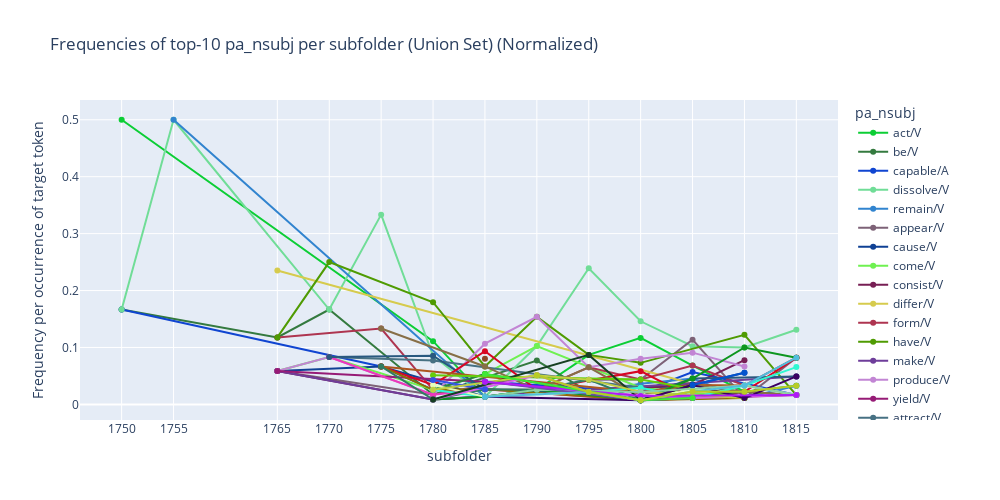

Notebook cell for this chart:
### Code cell
# Bar chart (absolute freq)
plot_freq_top_union_sfillers_by_period(slot_df_path, 
                              slot_type=slot_type,
                              top_n=10,
                              normalized=True, # Normalised or Raw count
                              time_col='subfolder',
                              )

### Figure 1 — Plotly figure (JSON) as saved in the notebook; plotly's stock layout.template omitted (floating-point values rounded to 4 significant figures)
{"data": [{"hovertemplate": "pa_nsubj=act/V<br>subfolder=%{x}<br>Frequency per occurrence of target token=%{y}<extra></extra>", "legendgroup": "act/V", "line": {"color": "#0cce35", "dash": "solid"}, "marker": {"symbol": "circle"}, "mode": "lines+markers", "name": "act/V", "orientation": "v", "showlegend": true, "type": "scatter", "x": [1750, 1780, 1785, 1790, 1795, 1800, 1805, 1810, 1815], "xaxis": "x", "y": [0.5, 0.1111, 0.01333, 0.02564, 0.08696, 0.1168, 0.06818, 0.02222, 0.03279], "yaxis": "y"}, {"hovertemplate": "pa_nsubj=be/V<br>subfolder=%{x}<br>Frequency per occurrence of target token=%{y}<extra></extra>", "legendgroup": "be/V", "line": {"color": "#347a3f", "dash": "solid"}, "marker": {"symbol": "circle"}, "mode": "lines+markers", "name": "be/V", "orientation": "v", "showlegend": true, "type": "scatter", "x": [1750, 1765, 1770, 1780, 1790, 1795, 1800, 1805, 1810], "xaxis": "x", "y": [0.1667, 0.1176, 0.1667, 0.01709, 0.07692, 0.02174, 0.007299, 0.01136, 0.02222], "yaxis": "y"}, {"hovertemplate": "pa_nsubj=capable/A<br>subfolder=%{x}<br>Frequency per occurrence of target token=%{y}<extra></extra>", "legendgroup": "capable/A", "line": {"color": "#1045d1", "dash": "solid"}, "marker": {"symbol": "circle"}, "mode": "lines+markers", "name": "capable/A", "orientation": "v", "showlegend": true, "type": "scatter", "x": [1750, 1775, 1780, 1785, 1800, 1805, 1815], "xaxis": "x", "y": [0.1667, 0.06667, 0.02564, 0.04, 0.0219, 0.05682, 0.01639], "yaxis": "y"}, {"hovertemplate": "pa_nsubj=dissolve/V<br>subfolder=%{x}<br>Frequency per occurrence of target token=%{y}<extra></extra>", "legendgroup": "dissolve/V", "line": {"color": "#70dd97", "dash": "solid"}, "marker": {"symbol": "circle"}, "mode": "lines+markers", "name": "dissolve/V", "orientation": "v", "showlegend": true, "type": "scatter", "x": [1750, 1755, 1770, 1775, 1780, 1785, 1790, 1795, 1800, 1805, 1810, 1815], "xaxis": "x", "y": [0.1667, 0.5, 0.1667, 0.3333, 0.08547, 0.01333, 0.1026, 0.2391, 0.146, 0.1023, 0.1, 0.1311], "yaxis": "y"}, {"hovertemplate": "pa_nsubj=remain/V<br>subfolder=%{x}<br>Frequency per occurrence of target token=%{y}<extra></extra>", "legendgroup": "remain/V", "line": {"color": "#3184cf", "dash": "solid"}, "marker": {"symbol": "circle"}, "mode": "lines+markers", "name": "remain/V", "orientation": "v", "showlegend": true, "type": "scatter", "x": [1755, 1785, 1790, 1795, 1800, 1805, 1810, 1815], "xaxis": "x", "y": [0.5, 0.01333, 0.02564, 0.02174, 0.0365, 0.04545, 0.01111, 0.03279], "yaxis": "y"}, {"hovertemplate": "pa_nsubj=appear/V<br>subfolder=%{x}<br>Frequency per occurrence of target token=%{y}<extra></extra>", "legendgroup": "appear/V", "line": {"color": "#7d6277", "dash": "solid"}, "marker": {"symbol": "circle"}, "mode": "lines+markers", "name": "appear/V", "orientation": "v", "showlegend": true, "type": "scatter", "x": [1765, 1780, 1790, 1795, 1800, 1805, 1810, 1815], "xaxis": "x", "y": [0.05882, 0.01709, 0.05128, 0.04348, 0.0438, 0.1136, 0.01111, 0.08197], "yaxis": "y"}, {"hovertemplate": "pa_nsubj=cause/V<br>subfolder=%{x}<br>Frequency per occurrence of target token=%{y}<extra></extra>", "legendgroup": "cause/V", "line": {"color": "#0f4194", "dash": "solid"}, "marker": {"symbol": "circle"}, "mode": "lines+markers", "name": "cause/V", "orientation": "v", "showlegend": true, "type": "scatter", "x": [1765, 1775, 1785, 1805, 1810], "xaxis": "x", "y": [0.05882, 0.06667, 0.01333, 0.03409, 0.05556], "yaxis": "y"}, {"hovertemplate": "pa_nsubj=come/V<br>subfolder=%{x}<br>Frequency per occurrence of target token=%{y}<extra></extra>", "legendgroup": "come/V", "line": {"color": "#6ff151", "dash": "solid"}, "marker": {"symbol": "circle"}, "mode": "lines+markers", "name": "come/V", "orientation": "v", "showlegend": true, "type": "scatter", "x": [1765, 1770, 1780, 1785, 1790, 1800, 1810], "xaxis": "x", "y": [0.05882, 0.08333, 0.02564, 0.05333, 0.1026, 0.0292, 0.01111], "yaxis": "y"}, {"hovertemplate": "pa_nsubj=consist/V<br>subfolder=%{x}<br>Frequency per occurrence of target token=%{y}<extra></extra>", "legendgroup": "consist/V", "line": {"color": "#771f54", "dash": "solid"}, "marker": {"symbol": "circle"}, "mode": "lines+markers", "name": "consist/V", "orientation": "v", "showlegend": true, "type": "scatter", "x": [1765, 1780, 1800, 1805, 1810], "xaxis": "x", "y": [0.05882, 0.008547, 0.0292, 0.03409, 0.07778], "yaxis": "y"}, {"hovertemplate": "pa_nsubj=differ/V<br>subfolder=%{x}<br>Frequency per occurrence of target token=%{y}<extra></extra>", "legendgroup": "differ/V", "line": {"color": "#d6cb4d", "dash": "solid"}, "marker": {"symbol": "circle"}, "mode": "lines+markers", "name": "differ/V", "orientation": "v", "showlegend": true, "type": "scatter", "x": [1765, 1810], "xaxis": "x", "y": [0.2353, 0.01111], "yaxis": "y"}, {"hovertemplate": "pa_nsubj=form/V<br>subfolder=%{x}<br>Frequency per occurrence of target token=%{y}<extra></extra>", "legendgroup": "form/V", "line": {"color": "#ae3550", "dash": "solid"}, "marker": {"symbol": "circle"}, "mode": "lines+markers", "name": "form/V", "orientation": "v", "showlegend": true, "type": "scatter", "x": [1765, 1775, 1780, 1790, 1795, 1800, 1805, 1810, 1815], "xaxis": "x", "y": [0.1176, 0.1333, 0.02564, 0.02564, 0.06522, 0.0438, 0.06818, 0.03333, 0.08197], "yaxis": "y"}, {"hovertemplate": "pa_nsubj=have/V<br>subfolder=%{x}<br>Frequency per occurrence of target token=%{y}<extra></extra>", "legendgroup": "have/V", "line": {"color": "#4f9b02", "dash": "solid"}, "marker": {"symbol": "circle"}, "mode": "lines+markers", "name": "have/V", "orientation": "v", "showlegend": true, "type": "scatter", "x": [1765, 1770, 1780, 1785, 1790, 1795, 1800, 1810, 1815], "xaxis": "x", "y": [0.1176, 0.25, 0.1795, 0.06667, 0.1538, 0.08696, 0.07299, 0.1222, 0.01639], "yaxis": "y"}, {"hovertemplate": "pa_nsubj=make/V<br>subfolder=%{x}<br>Frequency per occurrence of target token=%{y}<extra></extra>", "legendgroup": "make/V", "line": {"color": "#6e3d9a", "dash": "solid"}, "marker": {"symbol": "circle"}, "mode": "lines+markers", "name": "make/V", "orientation": "v", "showlegend": true, "type": "scatter", "x": [1765, 1780, 1815], "xaxis": "x", "y": [0.05882, 0.008547, 0.04918], "yaxis": "y"}, {"hovertemplate": "pa_nsubj=produce/V<br>subfolder=%{x}<br>Frequency per occurrence of target token=%{y}<extra></extra>", "legendgroup": "produce/V", "line": {"color": "#c285d4", "dash": "solid"}, "marker": {"symbol": "circle"}, "mode": "lines+markers", "name": "produce/V", "orientation": "v", "showlegend": true, "type": "scatter", "x": [1765, 1770, 1780, 1785, 1790, 1795, 1800, 1805, 1810], "xaxis": "x", "y": [0.05882, 0.08333, 0.01709, 0.1067, 0.1538, 0.06522, 0.08029, 0.09091, 0.06667], "yaxis": "y"}, {"hovertemplate": "pa_nsubj=yield/V<br>subfolder=%{x}<br>Frequency per occurrence of target token=%{y}<extra></extra>", "legendgroup": "yield/V", "line": {"color": "#961b76", "dash": "solid"}, "marker": {"symbol": "circle"}, "mode": "lines+markers", "name": "yield/V", "orientation": "v", "showlegend": true, "type": "scatter", "x": [1765, 1785, 1795, 1800, 1815], "xaxis": "x", "y": [0.05882, 0.04, 0.02174, 0.007299, 0.01639], "yaxis": "y"}, {"hovertemplate": "pa_nsubj=attract/V<br>subfolder=%{x}<br>Frequency per occurrence of target token=%{y}<extra></extra>", "legendgroup": "attract/V", "line": {"color": "#477183", "dash": "solid"}, "marker": {"symbol": "circle"}, "mode": "lines+markers", "name": "attract/V", "orientation": "v", "showlegend": true, "type": "scatter", "x": [1770, 1780, 1800], "xaxis": "x", "y": [0.08333, 0.07692, 0.0292], "yaxis": "y"}, {"hovertemplate": "pa_nsubj=state/N<br>subfolder=%{x}<br>Frequency per occurrence of target token=%{y}<extra></extra>", "legendgroup": "state/N", "line": {"color": "#eb39bc", "dash": "solid"}, "marker": {"symbol": "circle"}, "mode": "lines+markers", "name": "state/N", "orientation": "v", "showlegend": true, "type": "scatter", "x": [1770, 1780, 1785, 1800], "xaxis": "x", "y": [0.08333, 0.01709, 0.02667, 0.007299], "yaxis": "y"}, {"hovertemplate": "pa_nsubj=unite/V<br>subfolder=%{x}<br>Frequency per occurrence of target token=%{y}<extra></extra>", "legendgroup": "unite/V", "line": {"color": "#28587f", "dash": "solid"}, "marker": {"symbol": "circle"}, "mode": "lines+markers", "name": "unite/V", "orientation": "v", "showlegend": true, "type": "scatter", "x": [1770, 1780, 1785, 1800, 1805, 1815], "xaxis": "x", "y": [0.08333, 0.08547, 0.02667, 0.0146, 0.04545, 0.04918], "yaxis": "y"}, {"hovertemplate": "pa_nsubj=become/V<br>subfolder=%{x}<br>Frequency per occurrence of target token=%{y}<extra></extra>", "legendgroup": "become/V", "line": {"color": "#d80623", "dash": "solid"}, "marker": {"symbol": "circle"}, "mode": "lines+markers", "name": "become/V", "orientation": "v", "showlegend": true, "type": "scatter", "x": [1775, 1780, 1785, 1790, 1800, 1805, 1810, 1815], "xaxis": "x", "y": [0.06667, 0.03419, 0.09333, 0.02564, 0.05839, 0.01136, 0.02222, 0.08197], "yaxis": "y"}, {"hovertemplate": "pa_nsubj=enter/V<br>subfolder=%{x}<br>Frequency per occurrence of target token=%{y}<extra></extra>", "legendgroup": "enter/V", "line": {"color": "#8e6f03", "dash": "solid"}, "marker": {"symbol": "circle"}, "mode": "lines+markers", "name": "enter/V", "orientation": "v", "showlegend": true, "type": "scatter", "x": [1775, 1780, 1785, 1800, 1810], "xaxis": "x", "y": [0.06667, 0.02564, 0.02667, 0.007299, 0.01111], "yaxis": "y"}, {"hovertemplate": "pa_nsubj=pass/V<br>subfolder=%{x}<br>Frequency per occurrence of target token=%{y}<extra></extra>", "legendgroup": "pass/V", "line": {"color": "#ac561e", "dash": "solid"}, "marker": {"symbol": "circle"}, "mode": "lines+markers", "name": "pass/V", "orientation": "v", "showlegend": true, "type": "scatter", "x": [1775, 1800, 1805, 1810], "xaxis": "x", "y": [0.06667, 0.0219, 0.03409, 0.03333], "yaxis": "y"}, {"hovertemplate": "pa_nsubj=precipitate/V<br>subfolder=%{x}<br>Frequency per occurrence of target token=%{y}<extra></extra>", "legendgroup": "precipitate/V", "line": {"color": "#2f7c62", "dash": "solid"}, "marker": {"symbol": "circle"}, "mode": "lines+markers", "name": "precipitate/V", "orientation": "v", "showlegend": true, "type": "scatter", "x": [1775, 1780, 1785, 1790, 1795, 1800, 1810, 1815], "xaxis": "x", "y": [0.06667, 0.008547, 0.02667, 0.02564, 0.04348, 0.007299, 0.02222, 0.01639], "yaxis": "y"}, {"hovertemplate": "pa_nsubj=seem/V<br>subfolder=%{x}<br>Frequency per occurrence of target token=%{y}<extra></extra>", "legendgroup": "seem/V", "line": {"color": "#876f47", "dash": "solid"}, "marker": {"symbol": "circle"}, "mode": "lines+markers", "name": "seem/V", "orientation": "v", "showlegend": true, "type": "scatter", "x": [1775, 1785, 1790, 1795, 1800, 1805, 1810, 1815], "xaxis": "x", "y": [0.1333, 0.06667, 0.02564, 0.06522, 0.0146, 0.03409, 0.02222, 0.01639], "yaxis": "y"}, {"hovertemplate": "pa_nsubj=bear/V<br>subfolder=%{x}<br>Frequency per occurrence of target token=%{y}<extra></extra>", "legendgroup": "bear/V", "line": {"color": "#2c833f", "dash": "solid"}, "marker": {"symbol": "circle"}, "mode": "lines+markers", "name": "bear/V", "orientation": "v", "showlegend": true, "type": "scatter", "x": [1780, 1785, 1800, 1805], "xaxis": "x", "y": [0.02564, 0.05333, 0.007299, 0.01136], "yaxis": "y"}, {"hovertemplate": "pa_nsubj=combine/V<br>subfolder=%{x}<br>Frequency per occurrence of target token=%{y}<extra></extra>", "legendgroup": "combine/V", "line": {"color": "#2ff8d2", "dash": "solid"}, "marker": {"symbol": "circle"}, "mode": "lines+markers", "name": "combine/V", "orientation": "v", "showlegend": true, "type": "scatter", "x": [1780, 1785, 1795, 1800, 1805, 1810, 1815], "xaxis": "x", "y": [0.02564, 0.01333, 0.02174, 0.0292, 0.01136, 0.03333, 0.06557], "yaxis": "y"}, {"hovertemplate": "pa_nsubj=contain/V<br>subfolder=%{x}<br>Frequency per occurrence of target token=%{y}<extra></extra>", "legendgroup": "contain/V", "line": {"color": "#0d961f", "dash": "solid"}, "marker": {"symbol": "circle"}, "mode": "lines+markers", "name": "contain/V", "orientation": "v", "showlegend": true, "type": "scatter", "x": [1780, 1785, 1790, 1800, 1805, 1810, 1815], "xaxis": "x", "y": [0.008547, 0.01333, 0.02564, 0.007299, 0.04545, 0.1, 0.08197], "yaxis": "y"}, {"hovertemplate": "pa_nsubj=decompose/V<br>subfolder=%{x}<br>Frequency per occurrence of target token=%{y}<extra></extra>", "legendgroup": "decompose/V", "line": {"color": "#65ce0c", "dash": "solid"}, "marker": {"symbol": "circle"}, "mode": "lines+markers", "name": "decompose/V", "orientation": "v", "showlegend": true, "type": "scatter", "x": [1780, 1800, 1810], "xaxis": "x", "y": [0.05128, 0.0438, 0.01111], "yaxis": "y"}, {"hovertemplate": "pa_nsubj=do/A<br>subfolder=%{x}<br>Frequency per occurrence of target token=%{y}<extra></extra>", "legendgroup": "do/A", "line": {"color": "#e5feba", "dash": "solid"}, "marker": {"symbol": "circle"}, "mode": "lines+markers", "name": "do/A", "orientation": "v", "showlegend": true, "type": "scatter", "x": [1780, 1785, 1795, 1800, 1810, 1815], "xaxis": "x", "y": [0.03419, 0.01333, 0.02174, 0.0146, 0.03333, 0.01639], "yaxis": "y"}, {"hovertemplate": "pa_nsubj=extract/V<br>subfolder=%{x}<br>Frequency per occurrence of target token=%{y}<extra></extra>", "legendgroup": "extract/V", "line": {"color": "#d860ea", "dash": "solid"}, "marker": {"symbol": "circle"}, "mode": "lines+markers", "name": "extract/V", "orientation": "v", "showlegend": true, "type": "scatter", "x": [1780, 1790, 1795, 1805, 1815], "xaxis": "x", "y": [0.008547, 0.05128, 0.02174, 0.01136, 0.01639], "yaxis": "y"}, {"hovertemplate": "pa_nsubj=phlogisticated/A<br>subfolder=%{x}<br>Frequency per occurrence of target token=%{y}<extra></extra>", "legendgroup": "phlogisticated/A", "line": {"color": "#3454e7", "dash": "solid"}, "marker": {"symbol": "circle"}, "mode": "lines+markers", "name": "phlogisticated/A", "orientation": "v", "showlegend": true, "type": "scatter", "x": [1780, 1785], "xaxis": "x", "y": [0.04274, 0.02667], "yaxis": "y"}, {"hovertemplate": "pa_nsubj=separate/V<br>subfolder=%{x}<br>Frequency per occurrence of target token=%{y}<extra></extra>", "legendgroup": "separate/V", "line": {"color": "#163f22", "dash": "solid"}, "marker": {"symbol": "circle"}, "mode": "lines+markers", "name": "separate/V", "orientation": "v", "showlegend": true, "type": "scatter", "x": [1780, 1795, 1800, 1805], "xaxis": "x", "y": [0.008547, 0.08696, 0.007299, 0.03409], "yaxis": "y"}, {"hovertemplate": "pa_nsubj=take/V<br>subfolder=%{x}<br>Frequency per occurrence of target token=%{y}<extra></extra>", "legendgroup": "take/V", "line": {"color": "#c1cf42", "dash": "solid"}, "marker": {"symbol": "circle"}, "mode": "lines+markers", "name": "take/V", "orientation": "v", "showlegend": true, "type": "scatter", "x": [1780, 1790, 1795, 1800, 1810], "xaxis": "x", "y": [0.02564, 0.05128, 0.04348, 0.0219, 0.01111], "yaxis": "y"}, {"hovertemplate": "pa_nsubj=acid/N<br>subfolder=%{x}<br>Frequency per occurrence of target token=%{y}<extra></extra>", "legendgroup": "acid/N", "line": {"color": "#390062", "dash": "solid"}, "marker": {"symbol": "circle"}, "mode": "lines+markers", "name": "acid/N", "orientation": "v", "showlegend": true, "type": "scatter", "x": [1785, 1800, 1805, 1810, 1815], "xaxis": "x", "y": [0.01333, 0.007299, 0.03409, 0.01111, 0.04918], "yaxis": "y"}, {"hovertemplate": "pa_nsubj=afford/V<br>subfolder=%{x}<br>Frequency per occurrence of target token=%{y}<extra></extra>", "legendgroup": "afford/V", "line": {"color": "#8cd0a4", "dash": "solid"}, "marker": {"symbol": "circle"}, "mode": "lines+markers", "name": "afford/V", "orientation": "v", "showlegend": true, "type": "scatter", "x": [1785, 1790, 1800, 1810, 1815], "xaxis": "x", "y": [0.01333, 0.02564, 0.0219, 0.03333, 0.01639], "yaxis": "y"}, {"hovertemplate": "pa_nsubj=assume/V<br>subfolder=%{x}<br>Frequency per occurrence of target token=%{y}<extra></extra>", "legendgroup": "assume/V", "line": {"color": "#7248ad", "dash": "solid"}, "marker": {"symbol": "circle"}, "mode": "lines+markers", "name": "assume/V", "orientation": "v", "showlegend": true, "type": "scatter", "x": [1785, 1800, 1805], "xaxis": "x", "y": [0.04, 0.007299, 0.01136], "yaxis": "y"}, {"hovertemplate": "pa_nsubj=exist/V<br>subfolder=%{x}<br>Frequency per occurrence of target token=%{y}<extra></extra>", "legendgroup": "exist/V", "line": {"color": "#51bedd", "dash": "solid"}, "marker": {"symbol": "circle"}, "mode": "lines+markers", "name": "exist/V", "orientation": "v", "showlegend": true, "type": "scatter", "x": [1785, 1795, 1800, 1805, 1810, 1815], "xaxis": "x", "y": [0.01333, 0.02174, 0.007299, 0.02273, 0.03333, 0.08197], "yaxis": "y"}, {"hovertemplate": "pa_nsubj=freeze/V<br>subfolder=%{x}<br>Frequency per occurrence of target token=%{y}<extra></extra>", "legendgroup": "freeze/V", "line": {"color": "#8e4527", "dash": "solid"}, "marker": {"symbol": "circle"}, "mode": "lines+markers", "name": "freeze/V", "orientation": "v", "showlegend": true, "type": "scatter", "x": [1785], "xaxis": "x", "y": [0.08], "yaxis": "y"}, {"hovertemplate": "pa_nsubj=result/N<br>subfolder=%{x}<br>Frequency per occurrence of target token=%{y}<extra></extra>", "legendgroup": "result/N", "line": {"color": "#b01af6", "dash": "solid"}, "marker": {"symbol": "circle"}, "mode": "lines+markers", "name": "result/N", "orientation": "v", "showlegend": true, "type": "scatter", "x": [1785, 1800, 1815], "xaxis": "x", "y": [0.04, 0.0146, 0.01639], "yaxis": "y"}, {"hovertemplate": "pa_nsubj=strong/A<br>subfolder=%{x}<br>Frequency per occurrence of target token=%{y}<extra></extra>", "legendgroup": "strong/A", "line": {"color": "#3fe936", "dash": "solid"}, "marker": {"symbol": "circle"}, "mode": "lines+markers", "name": "strong/A", "orientation": "v", "showlegend": true, "type": "scatter", "x": [1785, 1800, 1805], "xaxis": "x", "y": [0.05333, 0.007299, 0.01136], "yaxis": "y"}, {"hovertemplate": "pa_nsubj=render/V<br>subfolder=%{x}<br>Frequency per occurrence of target token=%{y}<extra></extra>", "legendgroup": "render/V", "line": {"color": "#b7cc25", "dash": "solid"}, "marker": {"symbol": "circle"}, "mode": "lines+markers", "name": "render/V", "orientation": "v", "showlegend": true, "type": "scatter", "x": [1790, 1795, 1800, 1805, 1810, 1815], "xaxis": "x", "y": [0.05128, 0.02174, 0.007299, 0.02273, 0.02222, 0.03279], "yaxis": "y"}, {"hovertemplate": "pa_nsubj=evolve/V<br>subfolder=%{x}<br>Frequency per occurrence of target token=%{y}<extra></extra>", "legendgroup": "evolve/V", "line": {"color": "#0353ce", "dash": "solid"}, "marker": {"symbol": "circle"}, "mode": "lines+markers", "name": "evolve/V", "orientation": "v", "showlegend": true, "type": "scatter", "x": [1805, 1810], "xaxis": "x", "y": [0.03409, 0.05556], "yaxis": "y"}], "layout": {"height": 500, "hovermode": "x unified", "legend": {"title": {"text": "pa_nsubj"}, "tracegroupgap": 0}, "title": {"text": "Frequencies of top-10 pa_nsubj per subfolder (Union Set) (Normalized)"}, "width": 1000, "xaxis": {"anchor": "y", "domain": [0, 1], "tickmode": "array", "ticktext": [1750, 1755, 1765, 1770, 1775, 1780, 1785, 1790, 1795, 1800, 1805, 1810, 1815], "tickvals": [1750, 1755, 1765, 1770, 1775, 1780, 1785, 1790, 1795, 1800, 1805, 1810, 1815], "title": {"text": "subfolder"}}, "yaxis": {"anchor": "x", "domain": [0, 1], "title": {"text": "Frequency per occurrence of target token"}}}}
